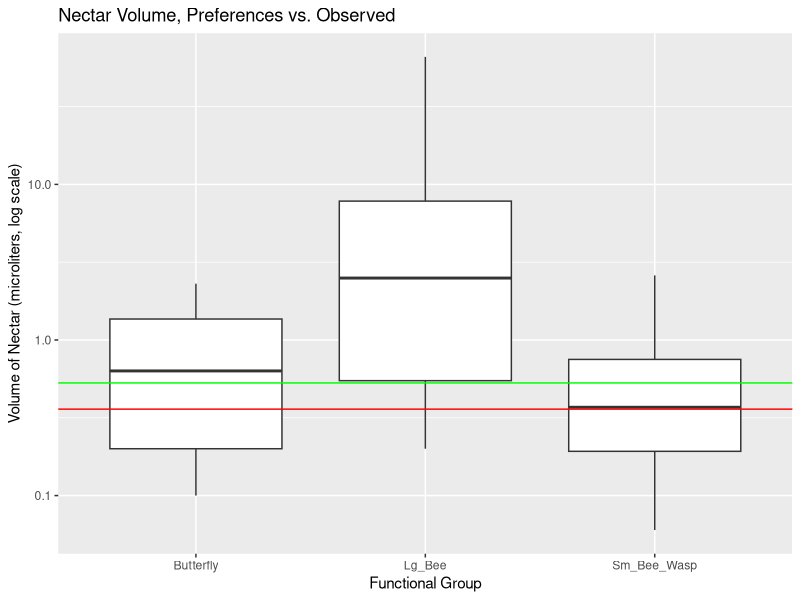
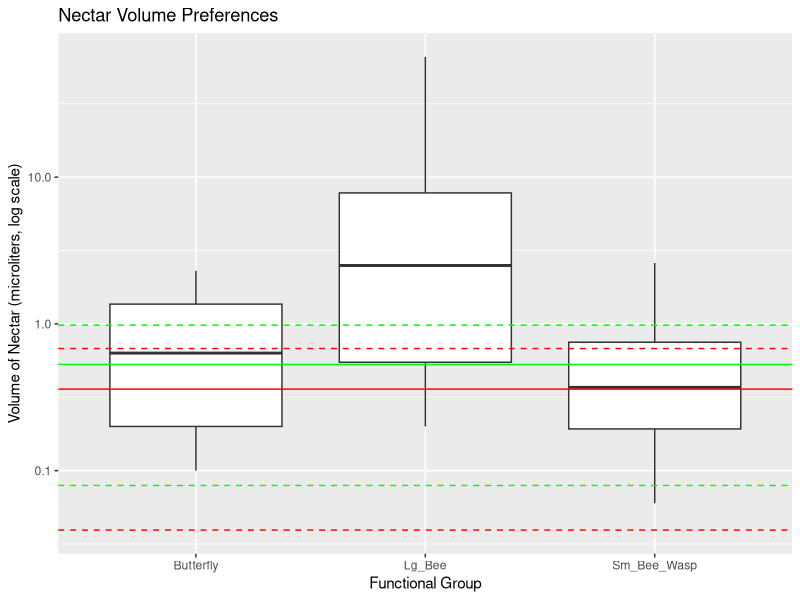

The R source for these figures, in order:
library(ggplot2)
library(tidyr)

Opler <- read.csv("nectar analysis/figures/VolumeGraph/Volumes.csv", header = T)

opler <- gather(Opler, "group", "volume", 1:6)
rm(Opler)
opler <- na.omit(opler)
opler$group <- as.factor(opler$group)

oplersm <- opler[which(opler$group == "Butterfly" | opler$group == "Lg_Bee" | opler$group == "Sm_Bee_Wasp"),]

buck15 <- read.csv("nectar analysis/data files/buckwt15.csv")

meanC <- mean(subset(buck15, treatment == "C")$volume)
meanH <- mean(subset(buck15, treatment == "H")$volume)
sdC <- sd(subset(buck15, treatment == "C")$volume)
sdH <- sd(subset(buck15, treatment == "H")$volume)

ggplot(oplersm, aes(x=factor(group), y = volume)) +
  geom_boxplot() +
  scale_y_log10() +
  xlab("Functional Group") +
  ylab("Volume of Nectar (microliters, log scale)") +
  ggtitle("Nectar Volume, Preferences vs. Observed") +
  geom_hline(yintercept = meanH, col = "red") +
  geom_hline(yintercept = meanC, col = "green")

ggplot(oplersm, aes(x=factor(group), y = volume)) +
  geom_boxplot() +
  scale_y_log10() +
  xlab("Functional Group") +
  ylab("Volume of Nectar (microliters, log scale)") +
  ggtitle("Nectar Volume Preferences") +
  geom_hline(yintercept = meanH, col = "red") +
  geom_hline(yintercept = meanC, col = "green") +
  geom_hline(yintercept = meanC+sdC, col = "green", linetype = "dashed") +
  geom_hline(yintercept = meanC-sdC, col = "green", linetype = "dashed") +
  geom_hline(yintercept = meanH+sdH, col = "red", linetype = "dashed") +
  geom_hline(yintercept = meanH-sdH, col = "red", linetype = "dashed")

